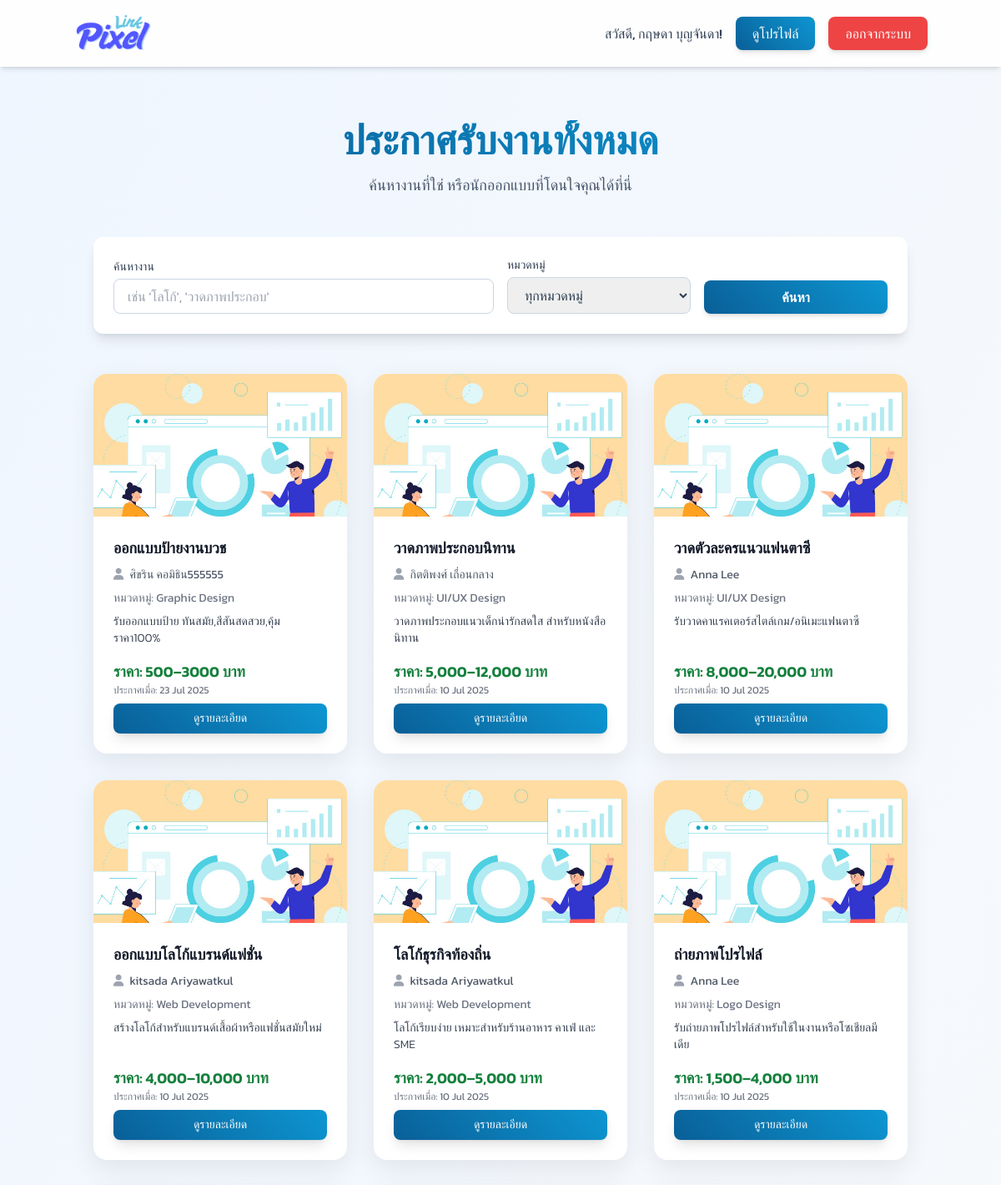
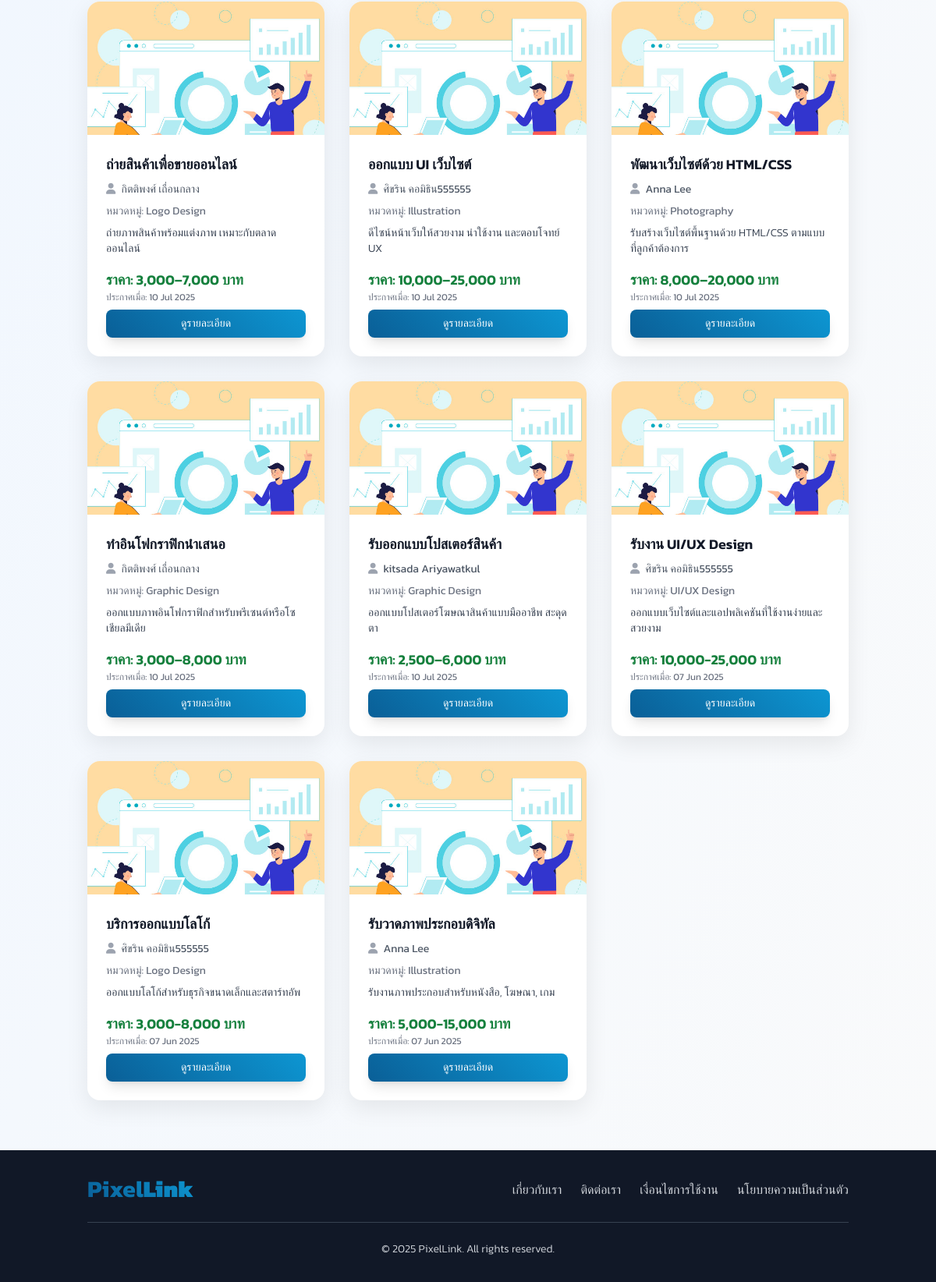
Screenshot of /job_listings.php (signed in) with the database file from the repository (2 pictures, top to bottom).
### tables this page shows
CREATE TABLE `users` (
  `user_id` int(11) NOT NULL,
  `username` varchar(50) NOT NULL,
  `password` varchar(255) NOT NULL,
  `email` varchar(100) NOT NULL,
  `first_name` varchar(100) NOT NULL,
  `last_name` varchar(100) NOT NULL,
  `phone_number` varchar(20) NOT NULL,
  `user_type` enum('admin','designer','client') NOT NULL,
  `registration_date` timestamp NOT NULL DEFAULT current_timestamp(),
  `is_approved` tinyint(1) DEFAULT 0,
  `is_active` tinyint(1) DEFAULT 1,
  `last_login` timestamp NULL DEFAULT NULL
);

CREATE TABLE `job_postings` (
  `post_id` int(11) NOT NULL,
  `designer_id` int(11) NOT NULL,
  `title` varchar(255) NOT NULL,
  `description` text DEFAULT NULL,
  `category_id` int(11) DEFAULT NULL,
  `price_range` varchar(100) DEFAULT NULL,
  `posted_date` timestamp NOT NULL DEFAULT current_timestamp(),
  `status` enum('active','inactive','completed') DEFAULT 'active',
  `client_id` int(11) NOT NULL,
  `main_image_id` int(11) DEFAULT NULL
);

CREATE TABLE `uploaded_files` (
  `file_id` int(11) NOT NULL,
  `contract_id` int(11) DEFAULT NULL,
  `job_post_id` int(11) DEFAULT NULL,
  `uploader_id` int(11) NOT NULL,
  `file_name` varchar(255) NOT NULL,
  `file_path` varchar(255) NOT NULL,
  `uploaded_at` timestamp NOT NULL DEFAULT current_timestamp(),
  `file_size` int(11) DEFAULT NULL,
  `uploaded_by_user_id` int(11) DEFAULT NULL,
  `file_type` varchar(255) DEFAULT NULL,
  `uploaded_date` datetime DEFAULT NULL
);

CREATE TABLE `job_categories` (
  `category_id` int(11) NOT NULL,
  `category_name` varchar(100) NOT NULL
);

### job_listings.php (the view, shortened to what this page needs)
<?php
$servername = "localhost";
$username = "root";
$password = "";
$dbname = "pixellink";
$condb = new mysqli($servername, $username, $password, $dbname);
$condb->set_charset("utf8mb4");
$loggedInUserName = '';
if (isset($_SESSION['user_id'])) {
    $user_id = $_SESSION['user_id'];
    $sql_user = "SELECT first_name, last_name FROM users WHERE user_id = ?";
    $stmt_user = $condb->prepare($sql_user);
    if ($stmt_user) {
        $stmt_user->bind_param("i", $user_id);
        $stmt_user->execute();
        $result_user = $stmt_user->get_result();
        if ($result_user->num_rows === 1) {
            $user_info = $result_user->fetch_assoc();
            $loggedInUserName = $user_info['first_name'] . ' ' . $user_info['last_name'];
        }
    }
}
$search_keyword = $_GET['search'] ?? '';
$type = $_GET['type'] ?? 'postings';
$jobs = [];
if ($type === 'postings') {
    $page_title = "ประกาศรับงานทั้งหมด";
    $sql = "SELECT
                jp.post_id AS id,
                jp.title,
                jp.description,
                jp.price_range,
                jp.posted_date,
                'posting' AS type,
                u.first_name,
                u.last_name,
                jc.category_name,
                uf.file_path AS job_image_path
            FROM job_postings AS jp
            JOIN users AS u ON jp.designer_id = u.user_id
            LEFT JOIN job_categories AS jc ON jp.category_id = jc.category_id
            LEFT JOIN uploaded_files AS uf ON jp.main_image_id = uf.file_id
            WHERE jp.status = 'active'";
    $sql .= " ORDER BY jp.posted_date DESC";
}
$stmt = $condb->prepare($sql);
if ($stmt) {
    $stmt->execute();
    $result = $stmt->get_result();
    $jobs = $result->fetch_all(MYSQLI_ASSOC);
} else {
    error_log("SQL Error: " . $condb->error);
}
?>
<?php include 'includes/header.php'; ?>
<body class="min-h-screen flex flex-col">
    <nav class="bg-white/90 backdrop-blur-sm p-4 shadow-md sticky top-0 z-50">
        <div class="container mx-auto flex justify-between items-center">
            <a href="index.php"><img src="dist/img/logo.png" alt="PixelLink Logo" class="h-12 transition-transform hover:scale-105"></a>
            <div class="space-x-4 flex items-center">
                <?php if (isset($_SESSION['user_id'])) : ?>
                    <span class="font-medium text-slate-700">สวัสดี, <?= htmlspecialchars($loggedInUserName) ?>!</span>
                    <?php
                        $profile_path = 'designer/view_profile.php';
                    ?>
                    <a href="<?= $profile_path ?>?user_id=<?= $_SESSION['user_id']; ?>" class="btn-primary text-white px-5 py-2 rounded-lg font-medium shadow-md">ดูโปรไฟล์</a>
                    <a href="logout.php" class="btn-danger text-white px-5 py-2 rounded-lg font-medium shadow-md">ออกจากระบบ</a>
                <?php endif; ?>
            </div>
        </div>
    </nav>
    <main class="flex-grow">
        <section id="job-listings" class="py-12 md:py-16 bg-gradient-to-br from-blue-50 to-gray-50">
            <div class="container mx-auto px-4 md:px-6">
                <div class="text-center mb-12">
                    <h1 class="text-4xl md:text-5xl font-bold text-gradient"><?= htmlspecialchars($page_title) ?></h1>
                    <p class="mt-4 text-lg text-slate-600">ค้นหางานที่ใช่ หรือนักออกแบบที่โดนใจคุณได้ที่นี่</p>
                </div>
                <form action="job_listings.php" method="GET" class="mb-12 p-6 bg-white rounded-xl shadow-lg">
                    <div class="grid grid-cols-1 md:grid-cols-4 gap-4 items-end">
                        <div class="col-span-1 md:col-span-2">
                            <label for="search-keyword" class="block text-sm font-medium text-slate-700 mb-1">ค้นหางาน</label>
                            <input type="text" name="search" id="search-keyword" value="<?= htmlspecialchars($search_keyword) ?>" placeholder="เช่น 'โลโก้', 'วาดภาพประกอบ'" class="w-full px-4 py-2 border border-slate-300 rounded-lg focus:ring-blue-500 focus:border-blue-500">
                        </div>
                        <div>
                            <label for="filter-category" class="block text-sm font-medium text-slate-700 mb-1">หมวดหมู่</label>
                            <select name="category" id="filter-category" class="w-full px-4 py-2 border border-slate-300 rounded-lg focus:ring-blue-500 focus:border-blue-500">
                                <option value="0">ทุกหมวดหมู่</option>
                            </select>
                        </div>
                        <button type="submit" class="btn-primary text-white px-6 py-2 rounded-lg font-semibold shadow-md w-full">ค้นหา</button>
                    </div>
                </form>
                <?php if (empty($jobs)): ?>
                    <div class="bg-yellow-100 border-l-4 border-yellow-500 text-yellow-700 p-6 rounded-lg text-center mt-12">
                        <p class="font-bold text-xl">ไม่พบผลลัพธ์ที่ตรงกัน</p>
                        <p class="mt-2">กรุณาลองเปลี่ยนคำค้นหาหรือตัวกรองของคุณ</p>
                    </div>
                <?php else: ?>
                    <div class="grid grid-cols-1 sm:grid-cols-2 lg:grid-cols-3 xl:grid-cols-4 gap-8">
                        <?php foreach ($jobs as $job): ?>
                            <div class="card-item flex flex-col">
                                <?php
                                $image_source = 'dist/img/pdpa02.jpg';
                                if (!empty($job['job_image_path'])) {
                                    $correct_path = str_replace('../', '', $job['job_image_path']);
                                    if (file_exists($correct_path)) {
                                        $image_source = htmlspecialchars($correct_path);
                                    }
                                }
                                ?>
                                <a href="job_detail.php?id=<?= $job['id'] ?>&type=<?= $job['type'] ?>">
                                    <img src="<?= $image_source ?>" alt="ภาพประกอบงาน: <?= htmlspecialchars($job['title']) ?>" class="card-image">
                                </a>
                                <div class="p-4 md:p-6 flex-grow flex flex-col justify-between">
                                    <div>
                                        <h3 class="text-lg font-semibold text-gray-900 line-clamp-2"><?= htmlspecialchars($job['title']) ?></h3>
                                        <p class="text-sm text-gray-600 my-2">
                                            <i class="fas fa-user mr-1 text-gray-400"></i>
                                            <?= htmlspecialchars($job['first_name'] . ' ' . $job['last_name']) ?>
                                        </p>
                                        <p class="text-sm text-gray-500 mb-2">หมวดหมู่: <?= htmlspecialchars($job['category_name'] ?? 'ไม่ระบุ') ?></p>
                                        <p class="text-sm text-gray-700 line-clamp-3 font-light"><?= htmlspecialchars($job['description']) ?></p>
                                    </div>
                                    <div class="mt-4">
                                        <p class="text-lg font-semibold text-green-700">ราคา: <?= htmlspecialchars($job['price_range'] ?? 'สอบถาม') ?></p>
                                        <p class="text-xs text-gray-500">ประกาศเมื่อ: <?= date('d M Y', strtotime($job['posted_date'])) ?></p>
                                        <a href="job_detail.php?id=<?= $job['id'] ?>&type=<?= $job['type'] ?>" class="mt-2 inline-block btn-primary text-white px-4 py-2 rounded-lg font-medium text-sm shadow-lg w-full text-center">ดูรายละเอียด</a>
                                    </div>
                                </div>
                            </div>
                        <?php endforeach; ?>
                    </div>
                <?php endif; ?>
            </div>
        </section>
    </main>
<?php include 'includes/footer.php'; ?>

### includes/header.php (style rules this page uses)
* { font-family: 'Kanit', sans-serif; font-style: normal; font-weight: 400; }
body { background: linear-gradient(135deg, #f0f4f8 0%, #e8edf3 100%); color: #2c3e50; overflow-x: hidden; }
.btn-primary { background: linear-gradient(45deg, #0a5f97 0%, #0d96d2 100%); color: white; transition: all 0.3s ease; box-shadow: 0 4px 15px rgba(13, 150, 210, 0.3); }
.btn-danger { background-color: #ef4444; color: white; transition: all 0.3s ease; box-shadow: 0 4px 15px rgba(239, 68, 68, 0.3); }
.text-gradient { background: linear-gradient(45deg, #0a5f97, #0d96d2); -webkit-background-clip: text; -webkit-text-fill-color: transparent; }
.card-item { background: white; border-radius: 1rem; box-shadow: 0 10px 30px rgba(0, 0, 0, 0.08); transition: all 0.3s ease; display: flex; flex-direction: column; }
.card-image { width: 100%; aspect-ratio: 16/9; object-fit: cover; border-top-left-radius: 1rem; border-top-right-radius: 1rem; }

### rows the page displays
users: loggedInUserName "กฤษดา บุญจันดา"
job_postings: uploaded_files.file_path (picture), title "ออกแบบป้ายงานบวช", designer.last_name "ศิขริน คอมิธิน555555", category.category_name "Graphic Design", description "รับออกแบบป้าย ทันสมัย,สีสันสดสวย,คุ้มราคา100%", price_range "500–3000 บาท", posted_date "23 Jul 2025"
job_postings: title "วาดภาพประกอบนิทาน", designer.last_name "กิตติพงศ์ เถื่อนกลาง", category.category_name "UI/UX Design", description "วาดภาพประกอบแนวเด็กน่ารักสดใส สำหรับหนังสือนิทาน", price_range "5,000–12,000 บาท", posted_date "10 Jul 2025"
job_postings: title "วาดตัวละครแนวแฟนตาซี", designer.last_name "Anna Lee", category.category_name "UI/UX Design", description "รับวาดคาแรคเตอร์สไตล์เกม/อนิเมะแฟนตาซี", price_range "8,000–20,000 บาท", posted_date "10 Jul 2025"
job_postings: title "ออกแบบโลโก้แบรนด์แฟชั่น", designer.last_name "kitsada Ariyawatkul", category.category_name "Web Development", description "สร้างโลโก้สำหรับแบรนด์เสื้อผ้าหรือแฟชั่นสมัยใหม่", price_range "4,000–10,000 บาท", posted_date "10 Jul 2025"
job_postings: title "โลโก้ธุรกิจท้องถิ่น", designer.last_name "kitsada Ariyawatkul", category.category_name "Web Development", description "โลโก้เรียบง่าย เหมาะสำหรับร้านอาหาร คาเฟ่ และ SME", price_range "2,000–5,000 บาท", posted_date "10 Jul 2025"
job_postings: title "ถ่ายภาพโปรไฟล์", designer.last_name "Anna Lee", category.category_name "Logo Design", description "รับถ่ายภาพโปรไฟล์สำหรับใช้ในงานหรือโซเชียลมีเดีย", price_range "1,500–4,000 บาท", posted_date "10 Jul 2025"
job_postings: title "ถ่ายสินค้าเพื่อขายออนไลน์", designer.last_name "กิตติพงศ์ เถื่อนกลาง", category.category_name "Logo Design", description "ถ่ายภาพสินค้าพร้อมแต่งภาพ เหมาะกับตลาดออนไลน์", price_range "3,000–7,000 บาท", posted_date "10 Jul 2025"
job_postings: title "ออกแบบ UI เว็บไซต์", designer.last_name "ศิขริน คอมิธิน555555", category.category_name "Illustration", description "ดีไซน์หน้าเว็บให้สวยงาม น่าใช้งาน และตอบโจทย์ UX", price_range "10,000–25,000 บาท", posted_date "10 Jul 2025"
job_postings: title "พัฒนาเว็บไซต์ด้วย HTML/CSS", designer.last_name "Anna Lee", category.category_name "Photography", description "รับสร้างเว็บไซต์พื้นฐานด้วย HTML/CSS ตามแบบที่ลูกค้าต้องการ", price_range "8,000–20,000 บาท", posted_date "10 Jul 2025"
job_postings: title "ทำอินโฟกราฟิกนำเสนอ", designer.last_name "กิตติพงศ์ เถื่อนกลาง", category.category_name "Graphic Design", description "ออกแบบภาพอินโฟกราฟิกสำหรับพรีเซนต์หรือโซเชียลมีเดีย", price_range "3,000–8,000 บาท", posted_date "10 Jul 2025"
job_postings: title "รับออกแบบโปสเตอร์สินค้า", designer.last_name "kitsada Ariyawatkul", category.category_name "Graphic Design", description "ออกแบบโปสเตอร์โฆษณาสินค้าแบบมืออาชีพ สะดุดตา", price_range "2,500–6,000 บาท", posted_date "10 Jul 2025"
job_postings: title "รับงาน UI/UX Design", designer.last_name "ศิขริน คอมิธิน555555", category.category_name "UI/UX Design", description "ออกแบบเว็บไซต์และแอปพลิเคชันที่ใช้งานง่ายและสวยงาม", price_range "10,000-25,000 บาท", posted_date "07 Jun 2025"
job_postings: title "บริการออกแบบโลโก้", designer.last_name "ศิขริน คอมิธิน555555", category.category_name "Logo Design", description "ออกแบบโลโก้สำหรับธุรกิจขนาดเล็กและสตาร์ทอัพ", price_range "3,000-8,000 บาท", posted_date "07 Jun 2025"
job_postings: title "รับวาดภาพประกอบดิจิทัล", designer.last_name "Anna Lee", category.category_name "Illustration", description "รับงานภาพประกอบสำหรับหนังสือ, โฆษณา, เกม", price_range "5,000-15,000 บาท", posted_date "07 Jun 2025"

### other values shown
$page_title "ประกาศรับงานทั้งหมด"
